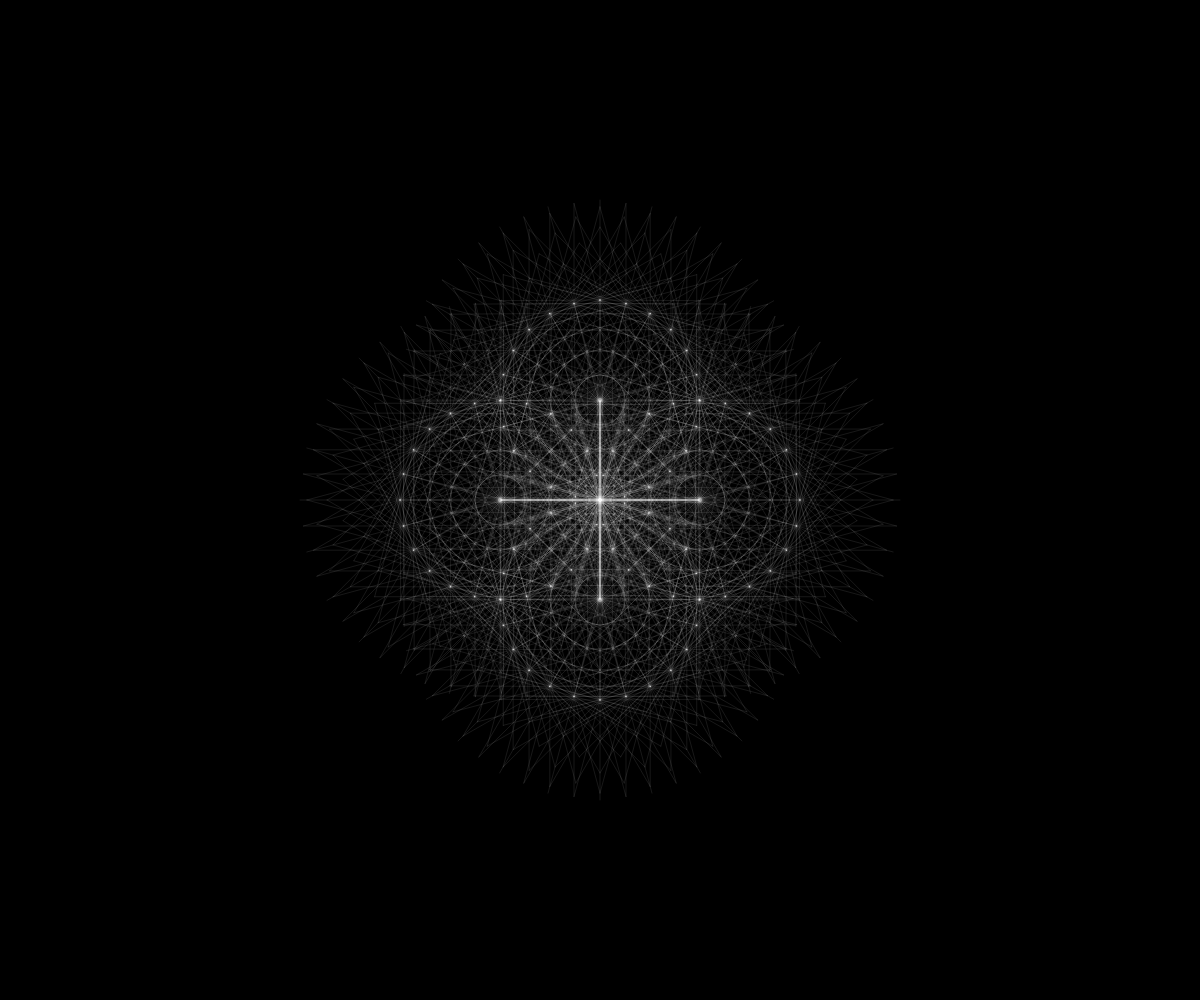
Frame 1 (no input)
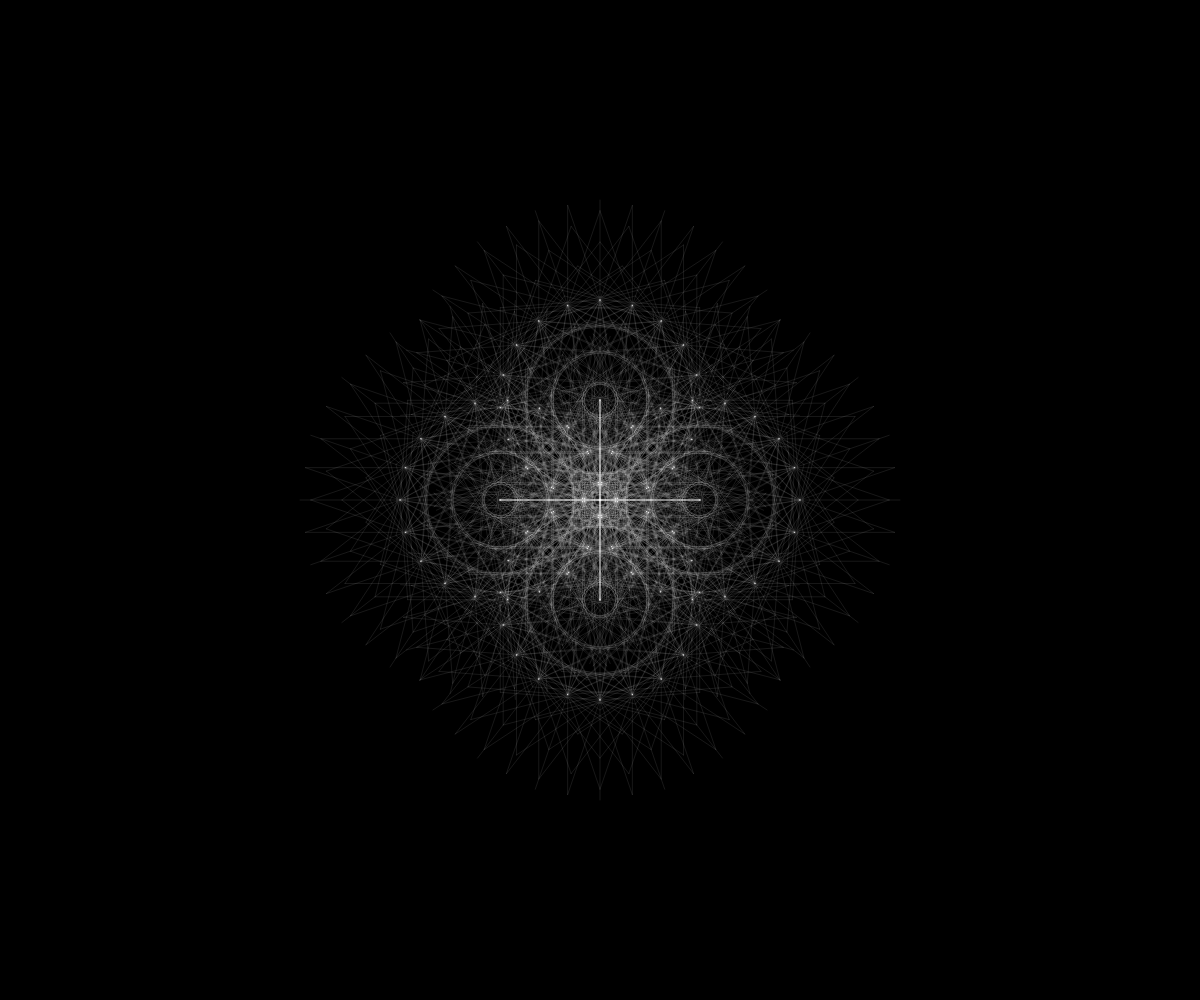
Frame 60 (no input)
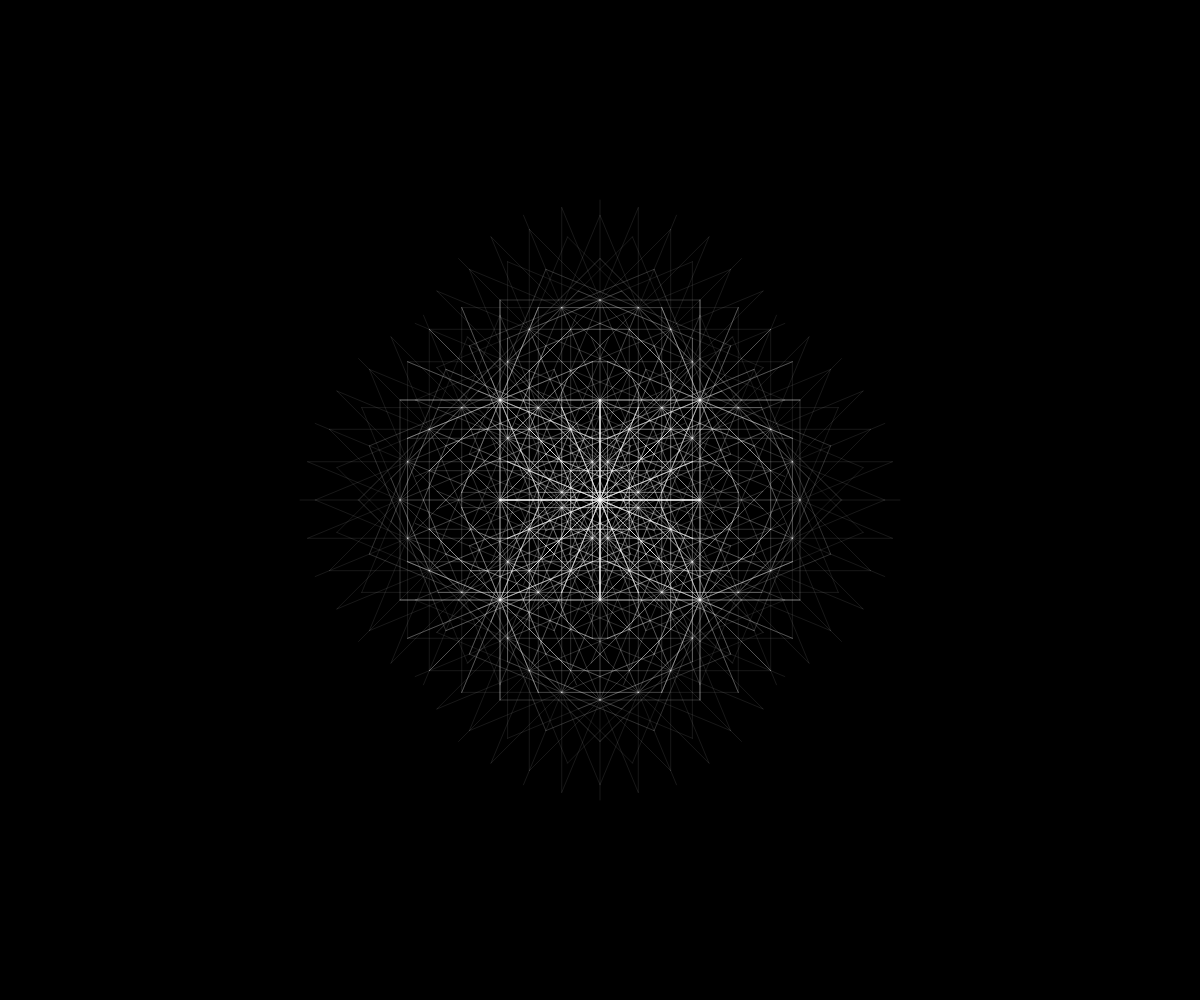
Frame 120 (the mouse pressed at the canvas centre since frame 60)

The p5.js sketch that drew these frames (run headless with seeded random() and noise() and a simulated clock; from frame 60 on, the mouse is pressed at the canvas centre):

// p5.js sketch
// ── sketch.js
var stems = 4;
var maxGen = 1;
var brcount = 24;
var stemStrokeWeight = 1;
var endStrokeWeight = .1;
var lineSize = 40;
var range = 0;

function setup() {
	createCanvas(windowWidth, windowHeight, P2D);
	noSmooth();
	colorMode(HSB, 1,1,1,1);
}

function windowResized() {
  resizeCanvas(windowWidth, windowHeight);
}

function draw() {
	background(0);
  stroke(1);
	lineSize = height/10;
  range = map(sin(radians(frameCount/4)),-1,1,0,TWO_PI*2);
  var c = createVector(width/2, height/2);
  for (var ang = 0; ang < TWO_PI; ang += TWO_PI/stems) {
    var tar = getPointAtAngle(c.x, c.y, lineSize, ang);
    strokeWeight(stemStrokeWeight);
    line(c.x, c.y, tar.x, tar.y);
    drawLines(c.x, c.y, tar.x, tar.y, 0);
  }
}

function drawLines(x0, y0, x1, y1, gen) {
  if (gen++ <= maxGen) {
    var tars = new Array();
    var weight = map(gen, 0, maxGen, stemStrokeWeight, endStrokeWeight);
    strokeWeight(weight);
    var midA = getAngle(x0, y0, x1, y1);
    var angleStep = range / brcount;
    for (var i = 0; i <= brcount; i++) {
      var a = midA-range/2 + i*angleStep;
      var tar = getPointAtAngle(x1, y1, lineSize, a);
      tars.push(tar);
      line(x1, y1, tar.x, tar.y);
    }
    for (var i = 0; i < tars.length; i++)
      drawLines(x1, y1, tars[i].x, tars[i].y, gen);
    }
  }


function getPointAtAngle(cx, cy, radius, angle) {
   return createVector(cx + radius * cos(angle), cy + radius * sin(angle));
}

function getAngle(x0, y0, x1, y1) {
   return atan2(y1 - y0, x1 - x0);
}

// ── post.html
<!DOCTYPE html>
<html>
<head>
<title>tree</title>
<link rel="shortcut icon" type="image/png" href="https://krabcode.github.io/favicon.png"/>
<link rel="stylesheet" href="../../styles/sketch.css">
<script src="../../lib/p5.js"></script>
<script src="sketch.js"></script>
</head>
<body>
</body>
<header>
<p><a href="https://krabcode.github.io/index.html"> <<< </a></p>
</header>
</html>
